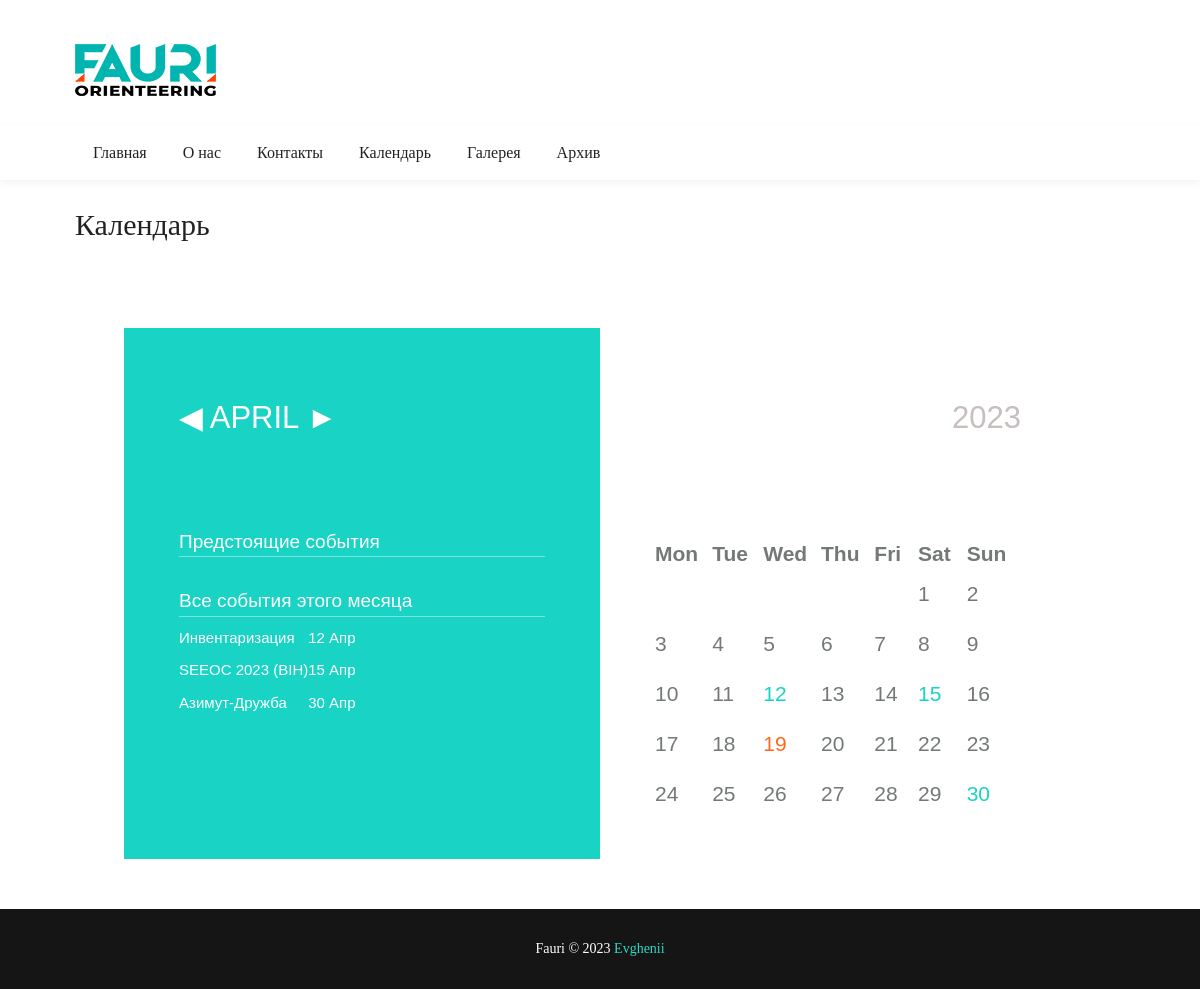
Page /calendars/?day__gte=2023-04-01 on the committed database.
### store/models.py (models this page shows, shortened)
class Event(models.Model):
    id = models.AutoField(primary_key=True)
    header = models.TextField(u'Заголовок', help_text=u'Обязательное поле', default="")
    author = models.CharField(u'Автор новости', help_text=u'Обязательное поле', max_length=25, default='fauri')
    image = models.ImageField(u'Картинка', help_text=u'Обязательное поле', upload_to='media/')
    description = models.TextField(u'Описание', default="")
    day = models.DateField(u'Дата события', blank=True, null=True)
    start_time = models.TimeField(u'Время начала события', blank=True, null=True)
    end_time = models.TimeField(u'Время конца события ', help_text=u'Хотя бы примерное)', blank=True, null=True)
    creation_day = models.DateField(u'Дата создания ', help_text=u'Обязательное поле', default=datetime.date.today)
    class Meta:
        verbose_name = u'Событие'
        verbose_name_plural = u'События'

### store/views.py (the view)
# urls.py: path('calendars/', views.calendars, name='calendars'),
def calendars(request, extra_context=None):
    after_day = request.GET.get('day__gte', None)
    extra_context = extra_context or {}
    if not after_day:
        d = datetime.date.today()
    else:
        try:
            split_after_day = after_day.split('-')
            d = datetime.date(year=int(split_after_day[0]), month=int(split_after_day[1]), day=1)
        except:
            d = datetime.date.today()
    previous_month = datetime.date(year=d.year, month=d.month, day=1)  # find first day of current month
    previous_month = previous_month - datetime.timedelta(days=1)  # backs up a single day
    previous_month = datetime.date(year=previous_month.year, month=previous_month.month,
                                   day=1)  # find first day of previous month
    last_day = calendar.monthrange(d.year, d.month)
    next_month = datetime.date(year=d.year, month=d.month, day=last_day[1])  # find last day of current month
    next_month = next_month + datetime.timedelta(days=1)  # forward a single day
    next_month = datetime.date(year=next_month.year, month=next_month.month,
                               day=1)  # find first day of next month
    month_text = datetime.date(year=d.year, month=d.month, day=1)
    extra_context['previous_month'] = '?day__gte=' + str(previous_month)
    extra_context['next_month'] = '?day__gte=' + str(next_month)
    extra_context['year'] = str(month_text.year)
    extra_context['month'] = calendar.month_name[month_text.month]
    allevents = Event.objects.filter(day__isnull=False).filter(day__month=d.month).order_by('day')
    extra_context['allevents'] = allevents
    today = timezone.now().date()
    events = Event.objects.filter(day__isnull=False, day__month=d.month, day__gte=today).order_by('day')
    extra_context['events'] = events
    cal = MainCalendar()
    html_calendar = cal.formatmonth(d.year, d.month, withyear=True)
    html_calendar = html_calendar.replace('<td ', '<td  width="120" height="50"')
    extra_context['calendar'] = mark_safe(html_calendar)
    return render(request, 'calendars.html', extra_context)

### store/utils.py (called while the page is built)
    def formatday(self, day, weekday, events):
        events_from_day = events.filter(day__day=day)
        events_html = '<ul >''</ul>'
        current_day = datetime.datetime.now().day
        if day == 0:
            return '<td class="noday">&nbsp;</td>'  # day outside month
        else:
            if events_from_day:
                return '<td class="%s %s">%d%s</td>' % (self.cssclasses[weekday], 'event', day, events_html)
            elif day == current_day:
                return '<td class="%s %s">%d%s</td>' % (self.cssclasses[weekday], 'today', day, events_html)
            else:
                return '<td class="%s">%d%s</td>' % (self.cssclasses[weekday], day, events_html)

    def formatweek(self, theweek, events):
        s = ''.join(self.formatday(d, wd, events) for (d, wd) in theweek)
        return '<tr>%s</tr>' % s

    def formatmonth(self, theyear, themonth, withyear=True):
        events = Event.objects.filter(day__month=themonth)
        v = []
        a = v.append
        a('<table border="0" cellpadding="0" cellspacing="0" class="weekday">')
        a('\n')
        a(self.formatweekheader())
        a('\n')
        for week in self.monthdays2calendar(theyear, themonth):
            a(self.formatweek(week, events))
            a('\n')
        a('</table>')
        a('\n')
        return ''.join(v)

### templates/calendars.html (shortened to what this page needs)
{% extends 'base.html' %}
{% load static %}
{% block content %}
<body class="animsition">
<div class="container p-t-4 p-b-35">
    <br>
    <h2 class="f1-l-1 cl2">
        Календарь
    </h2>
</div>
<section class="bg0">
    <div class="container">
        <div class="row m-rl--1">
            <div class="calendar spacefree">
                <div class="col leftCol">
                    <div class="content">
                        <h1 class="date"><a href={{ previous_month }}>&#9664;</a> {{month}} <a href={{ next_month }}>&#9658;</a>
                        </h1>
                        <div class="notes">
                            <table>
                                <p>Предстоящие события</p>
                            </table>
                            <table>
                                <p>Вcе события этого месяца</p>
                                {% for event in allevents %}
                                <tr>
                                    <ul class="noteList">
                                        <td>
                                            <li class="otstup"><a href="{% url 'single' event.id %}">{{ event.header }}</a></li>
                                        </td>
                                        <td>
                                            <li class="otstup"><a href="{% url 'single' event.id %}">{{ event.day|date:"d M" }}</a></li>
                                        </td>
                                    </ul>
                                </tr>
                                {% endfor %}
                            </table>
                        </div>
                    </div>
                </div>
                <div class="col rightCol">
                    <div class="content">
                        <h2 class="year">{{year}}</h2>
                        <div>{{ calendar|safe }}</div>
                    </div>
                </div>
            </div>
        </div>
    </div>
</section>
</body>
{% endblock content %}

### static/css/main.css (style rules this page uses)
.container { max-width: 1080px; }
body { padding-right: 0px !important; }
.cl2 { color: #222; }
.f1-l-1 { font-family: Roboto-Medium; font-size: 30px; line-height: 1.2; }
.bg0 { background-color: #fff; }
.spacefree { padding: 50px; }
.otstup { margin-bottom: 10px; }

### static/css/calendar.css (style rules this page uses)
*,:active { outline: none; }
* { padding: 0px; margin: 0px; }
.calendar { border-radius: 4px; overflow: hidden; background-color: #ffffff; color: #333333; font-family: Helvetica, Arial, sans-serif; display: -webkit-box; display: -webkit-flex; display: -moz-box; display: -ms-flexbox; display: flex; justify-content: space-between; align-items: center; width: 100%; }
.calendar a { text-decoration: none; color: #ffffff; }
.calendar h1, .calendar h2 { font-weight: 300; font-size: 31px; line-height: 100px; text-transform: uppercase; margin: 0px 0px 20px 0px; }
.calendar .col { position: relative; float: left; height: 100%; }
.calendar .col .content { padding: 40px; }
.calendar ul { margin: 0px; }
.calendar .leftCol { width: 100%; background-color: #19D3C5; }
.calendar .notes p, .calendar .notes input, .calendar .noteList li { font-weight: 300; font-size: 19px; }
.calendar .notes p { border-bottom: solid 1px rgba(255,255,255,0.4); color: #ffffff; margin-bottom: 10px; margin-top: 20px; }
.calendar .leftCol h1 { color: #ffffff; margin-bottom: 60px; }
.calendar .rightCol { width: 70%; }
.calendar .rightCol h2 { color: #C7BEBE; text-align: right; margin-bottom: 70px; }
.calendar .weekday, .calendar .weekday { font-size: 21px; color: #747978; }
.calendar .event { color: #19D3C5; }
.calendar .today { color: #FF671D; }

### rows in the picture
Event: header "Инвентаризация", day "12 Апр"
Event: header "SEEOC 2023 (BIH)", day "15 Апр"
Event: header "Азимут-Дружба", day "30 Апр"

### other values in the picture
{{ month }} "APRIL"
{{ year }} "2023"
{{ calendar|safe }} "Mon Tue Wed Thu Fri Sat Sun 1 2 3 4 5 6 7 8 9 10 11 12 13 14 15 16 17 18 19 20 21 22 23 24 25 26 27 28 29 30"
